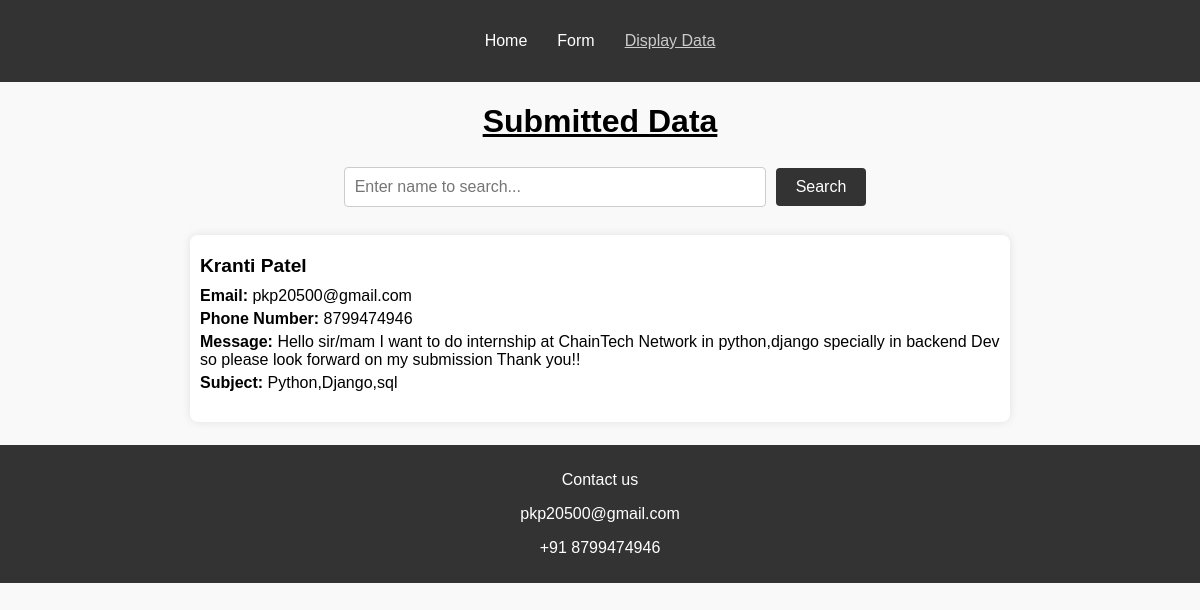
The page /display/ on the database as committed earlier.
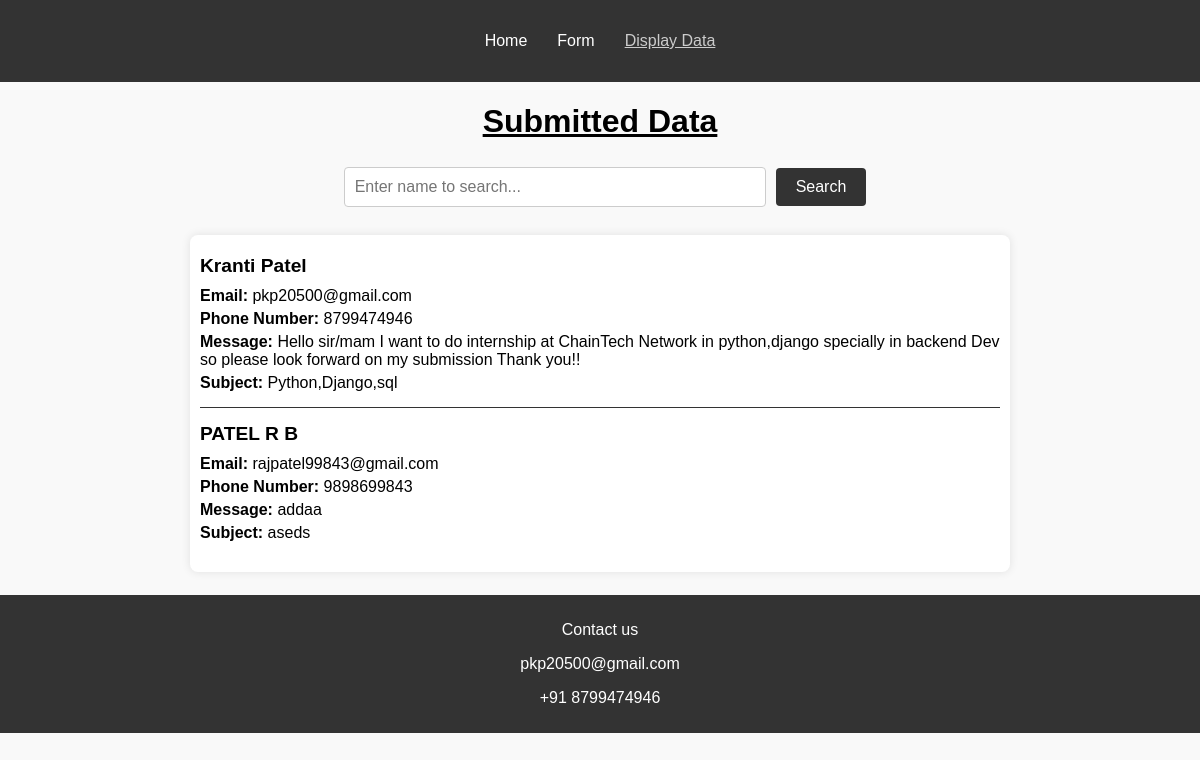
The same page on the database as committed later.
### myapp/models.py (models this page shows)
class FormData(models.Model):
    FullName = models.CharField(max_length=50)
    Email = models.CharField(max_length=50)
    PhoneNo = models.IntegerField()
    Subject = models.CharField(max_length=50)
    Message = models.CharField(max_length=500)

### myapp/views.py (the view)
# urls.py: path('display/',views.display,name='display')
def display(request):
    if 'search' in request.GET:
        search_term = request.GET.get('search')
        filtered_data = FormData.objects.filter(FullName__icontains=search_term)
    else:
        filtered_data = FormData.objects.all()
    context = {
        'filtered_data': filtered_data
    }
    return render(request, 'display.html', context)

### myapp/templates/display.html (shortened to what this page needs)
{% include "header.html" %}
<body>
    <h1>Submitted Data</h1>
    <div class="search-container">
        <form method="GET" action="/display/" class="search-form">
            <input type="text" class ="search-input" id="search" name="search" placeholder="Enter name to search...">
            <br>
            <button type="submit" class="search-button">Search</button>
        </form>
    </div>
    <div class="data-container">
        {% if filtered_data %}
            {% for entry in filtered_data %}
            <div class="entry">
                <h3>{{ entry.FullName }}</h3>
                <p><strong>Email:</strong> {{ entry.Email }}</p>
                <p><strong>Phone Number:</strong> {{ entry.PhoneNo }}</p>
                <p><strong>Message:</strong> {{ entry.Message }}</p>
                <p><strong>Subject:</strong> {{ entry.Subject }}</p>
            </div>
            {% empty %}
            <p>No entries found.</p>
            {% endfor %}
        {% else %}
            <p>Enter a name to search.</p>
        {% endif %}
    </div>
    {% include "footer.html" %}
</body>

Rows that differ between the two databases and show on the page:
added FormData: FullName "PATEL R B", Email "rajpatel99843@gmail.com", PhoneNo "9898699843", Message "addaa", Subject "aseds"
